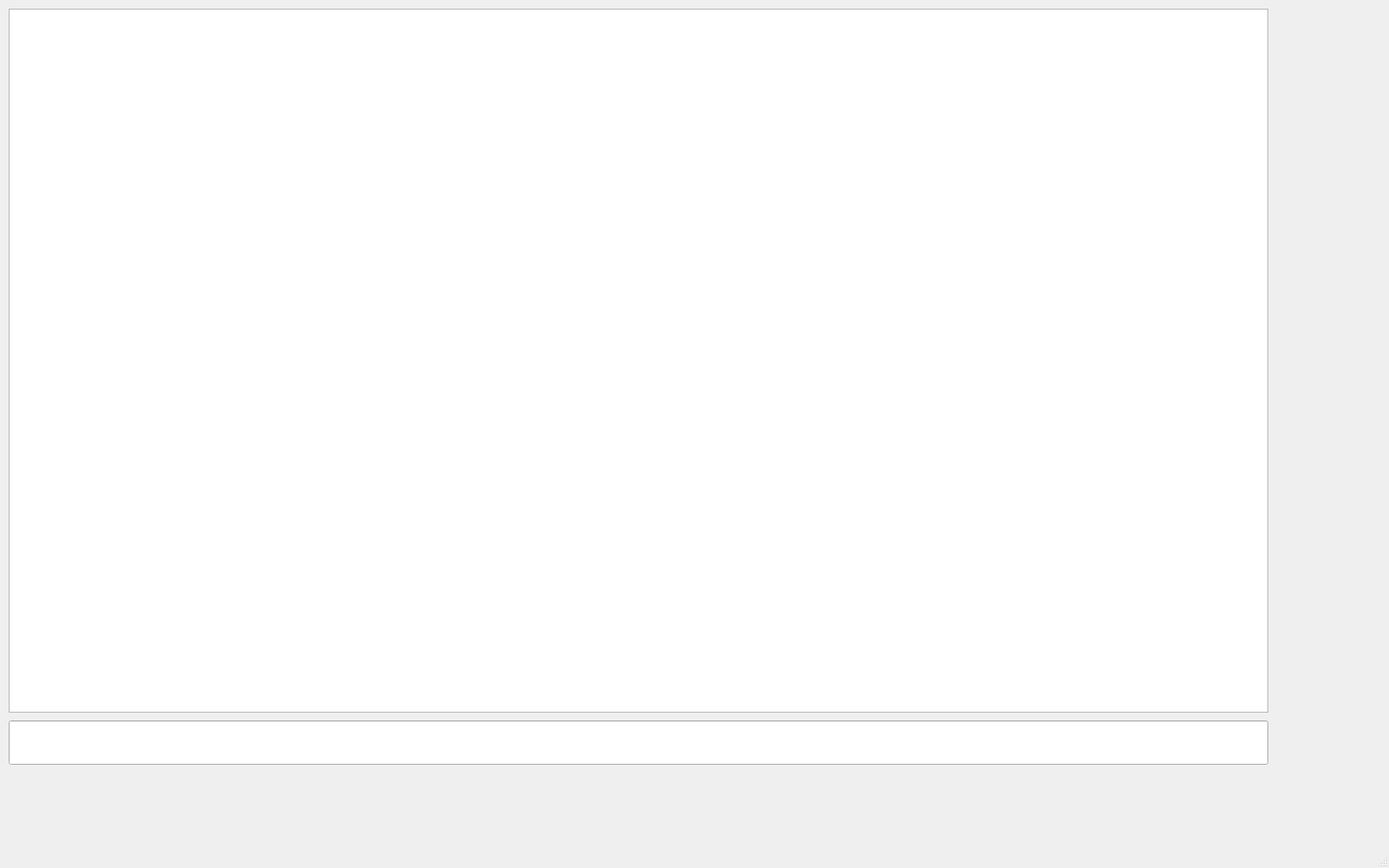
<?xml version="1.0" encoding="UTF-8"?>
<ui version="4.0">
 <class>MainWindow</class>
 <widget class="QMainWindow" name="MainWindow">
  <property name="geometry">
   <rect>
    <x>0</x>
    <y>0</y>
    <width>1600</width>
    <height>1000</height>
   </rect>
  </property>
  <property name="windowTitle">
   <string>MainWindow</string>
  </property>
  <widget class="QWidget" name="centralwidget">
   <widget class="QLineEdit" name="lineEdit">
    <property name="geometry">
     <rect>
      <x>10</x>
      <y>830</y>
      <width>1451</width>
      <height>51</height>
     </rect>
    </property>
    <property name="font">
     <font>
      <pointsize>14</pointsize>
      <bold>true</bold>
     </font>
    </property>
    <property name="readOnly">
     <bool>false</bool>
    </property>
   </widget>
   <widget class="QTextEdit" name="textEdit">
    <property name="geometry">
     <rect>
      <x>10</x>
      <y>10</y>
      <width>1451</width>
      <height>811</height>
     </rect>
    </property>
    <property name="font">
     <font>
      <pointsize>11</pointsize>
      <bold>true</bold>
     </font>
    </property>
    <property name="readOnly">
     <bool>true</bool>
    </property>
   </widget>
  </widget>
  <widget class="QMenuBar" name="menubar">
   <property name="geometry">
    <rect>
     <x>0</x>
     <y>0</y>
     <width>1600</width>
     <height>22</height>
    </rect>
   </property>
  </widget>
  <widget class="QStatusBar" name="statusbar"/>
 </widget>
 <resources/>
 <connections/>
</ui>
